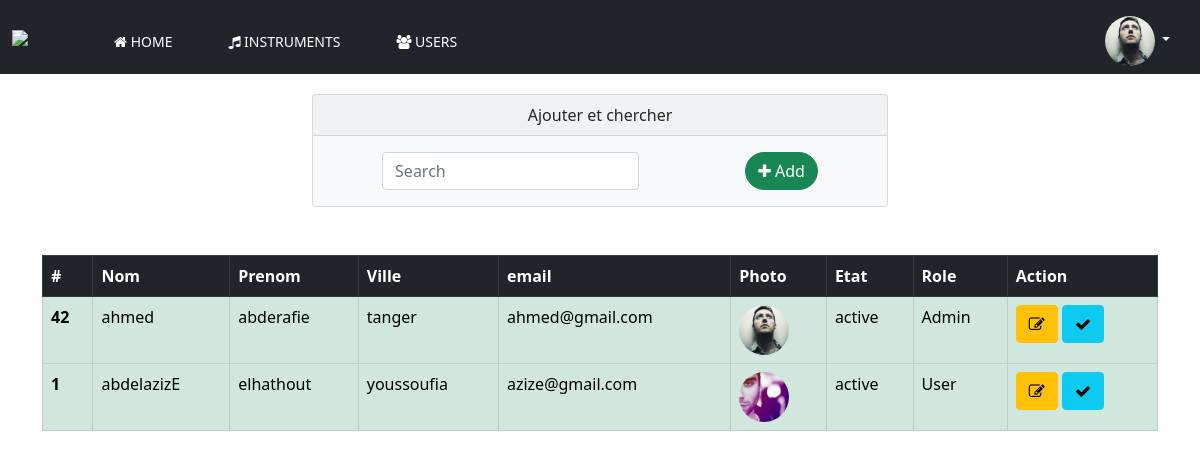
Page /users/users.php (signed in) on the committed database.
### tables this page shows
CREATE TABLE `users` (
  `id` int(11) NOT NULL,
  `nom` varchar(255) NOT NULL,
  `prenom` varchar(255) NOT NULL,
  `ville` varchar(255) NOT NULL,
  `email` varchar(255) NOT NULL,
  `password` varchar(255) NOT NULL,
  `photo` varchar(255) NOT NULL,
  `etat` int(2) NOT NULL,
  `role_id` int(11) NOT NULL
);

CREATE TABLE `roles` (
  `id` int(11) NOT NULL,
  `nom` varchar(255) DEFAULT NULL
);

### users/users.php (the view, shortened to what this page needs)
<?php
require_once('../database/connexion.php');
$requet = $pdo->query("select users.*,roles.nom as nom_role from users left join roles on users.role_id=roles.id order by id desc ");
?>
<!DOCTYPE html>
<html lang="en">
<head>
    <link href="https://cdn.jsdelivr.net/npm/bootstrap@5.0.2/dist/css/bootstrap.min.css" rel="stylesheet">
    <link href="https://maxcdn.bootstrapcdn.com/font-awesome/4.7.0/css/font-awesome.min.css" rel="stylesheet" />
    <link rel="stylesheet" href="../css/style.css">
</head>
<body>
    <?php require_once('../pages/navbar.php'); ?>
    <div class="container w-50  margintop ">
        <div class="col">
            <div class="card bg-light">
                <div class="card-header text-center">
                    Ajouter et chercher
                </div>
                <div class="card-body d-flex justify-content-around">
                    <div>
                        <form class="form-inline">
                            <input class="form-control" id="search-user" type="search" placeholder="Search" aria-label="Search">
                        </form>
                    </div>
                    <div>
                        <?php if($_SESSION['user']['role_id']==1){?>
                        <a href="#modal-user" data-bs-toggle="modal" class="btn btn-success rounded-pill" id="add-user" href=""><i class="fa fa-plus"></i> Add</a>
                        <?php }?>
                    </div>
                </div>
            </div>
        </div>
    </div>
    <div class="container mt-5">
        <div class="row">
            <div class="col-lg-12   table-responsive" id="users">
                <table class="table table-bordered table-dark ">
                    <thead>
                        <tr>
                            <th>#</th>
                            <th>Nom</th>
                            <th>Prenom</th>
                            <th>Ville</th>
                            <th>email</th>
                            <th>Photo</th>
                            <th>Etat</th>
                            <th>Role</th>
                            <?php if($_SESSION['user']['role_id']==1){?>
                            <th>Action</th>
                            <?php } ?>
                        </tr>
                    </thead>
                    <tbody>
                        <?php
                        while ($users = $requet->fetch(PDO::FETCH_ASSOC)) {
                            $id=$users['id'];
                            $requetInstruments = $pdo->query("select user_id from  instruments where user_id=$id");
                             $count=$requetInstruments->fetch(PDO::FETCH_ASSOC);
                            ?>
                            <tr class="table-<?php echo $users['etat']==1?'success':'danger'?>" >
                                <th><?php echo $users['id'];?></th>
                                <td><?php echo $users['nom']; ?></td>
                                <td><?php echo $users['prenom']; ?></td>
                                <td><?php echo $users['ville']; ?></td>
                                <td><?php echo $users['email']; ?></td>
                                <td><img src="../pages/img/<?php echo $users['photo']; ?>" class="rounded-circle" width="50px" alt=""> </td>
                                <?php if ($users['etat'] == 1) { ?>
                                    <td >active</td>
                                <?php } else { ?>
                                    <td >désactive</td>
                                <?php } ?>
                                <?php if ($users['role_id'] == 1) { ?>
                                    <td ><?php echo $users['nom_role']; ?></td>
                                <?php } else { ?>
                                    <td ><?php echo $users['nom_role']; ?></td>
                                <?php } ?>
                                <?php if($_SESSION['user']['role_id']==1){?>
                                <?php if(empty($count['user_id'])) {?>
                                <td>
                                    <a href="editerUser.php?id=<?php echo $users['id']; ?>&etat=<?php echo $users['etat']; ?>&role=<?php echo $users['role_id']; ?>" id="edit-user" class="btn btn-warning" ><i class="fa fa-edit"></i></a>
                                    <a  onclick="return confirm('vous ete sur de supp cette user?');" class="btn btn-danger" href="supprimerUser.php?id=<?php echo $users['id'];?>"><i class="fa fa-trash"></i></a>
                                    <a class="btn btn-info" href="activerUser.php?id=<?php echo $users['id'];?>&etat=<?php echo $users['etat'];?>">
                                                <?php
                                                    if($users['etat']==0)
                                                        echo '<i class="fa fa-remove"></i>';
                                                    else
                                                        echo '<i class="fa fa-check"></i>';
                                                ?>
                                            </a>
                                </td>
                                <?php }  else {?>
                                <td>
                                      <a href="editerUser.php?id=<?php echo $users['id']; ?>&etat=<?php echo $users['etat']; ?>&role=<?php echo $users['role_id']; ?>" id="edit-user" class="btn btn-warning" href=""><i class="fa fa-edit"></i></a>
                                <a class="btn btn-info" href="activerUser.php?id=<?php echo $users['id'];?>&etat=<?php echo $users['etat'];?>">
                                                <?php
                                                    if($users['etat']==0)
                                                        echo '<i class="fa fa-remove"></i>';
                                                    else
                                                        echo '<i class="fa fa-check"></i>';
                                                ?>
                                            </a>
                                </td>
                                <?php } ?>
                                <?php } ?>
                            </tr>
                        <?php } ?>
                    </tbody>
                </table>
            </div>
        </div>
    </div>
</body>
</html>

### css/style.css (style rules this page uses)
body { background-color: rgb(253, 253, 253); }
.margintop { margin-top: 20px; }

### rows in the picture
users: id "42", nom "ahmed", prenom "abderafie", ville "tanger", email "ahmed@gmail.com", photo (picture), etat "active", role.nom "Admin"
users: id "1", nom "abdelazizE", prenom "elhathout", ville "youssoufia", email "azize@gmail.com", photo (picture), etat "active", role.nom "User"
